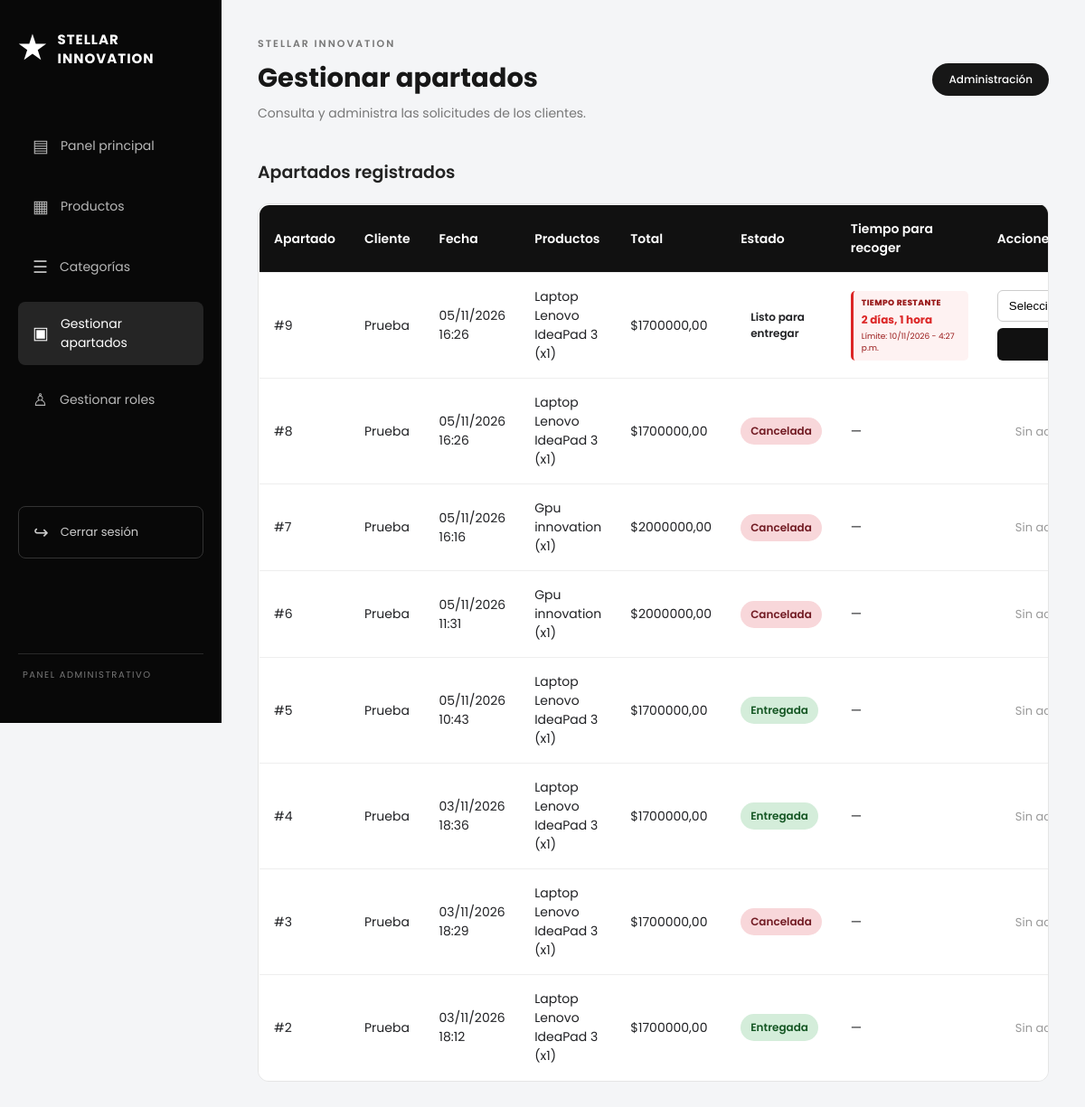
Page /administracion/apartados/ (signed in) on the earlier database version.
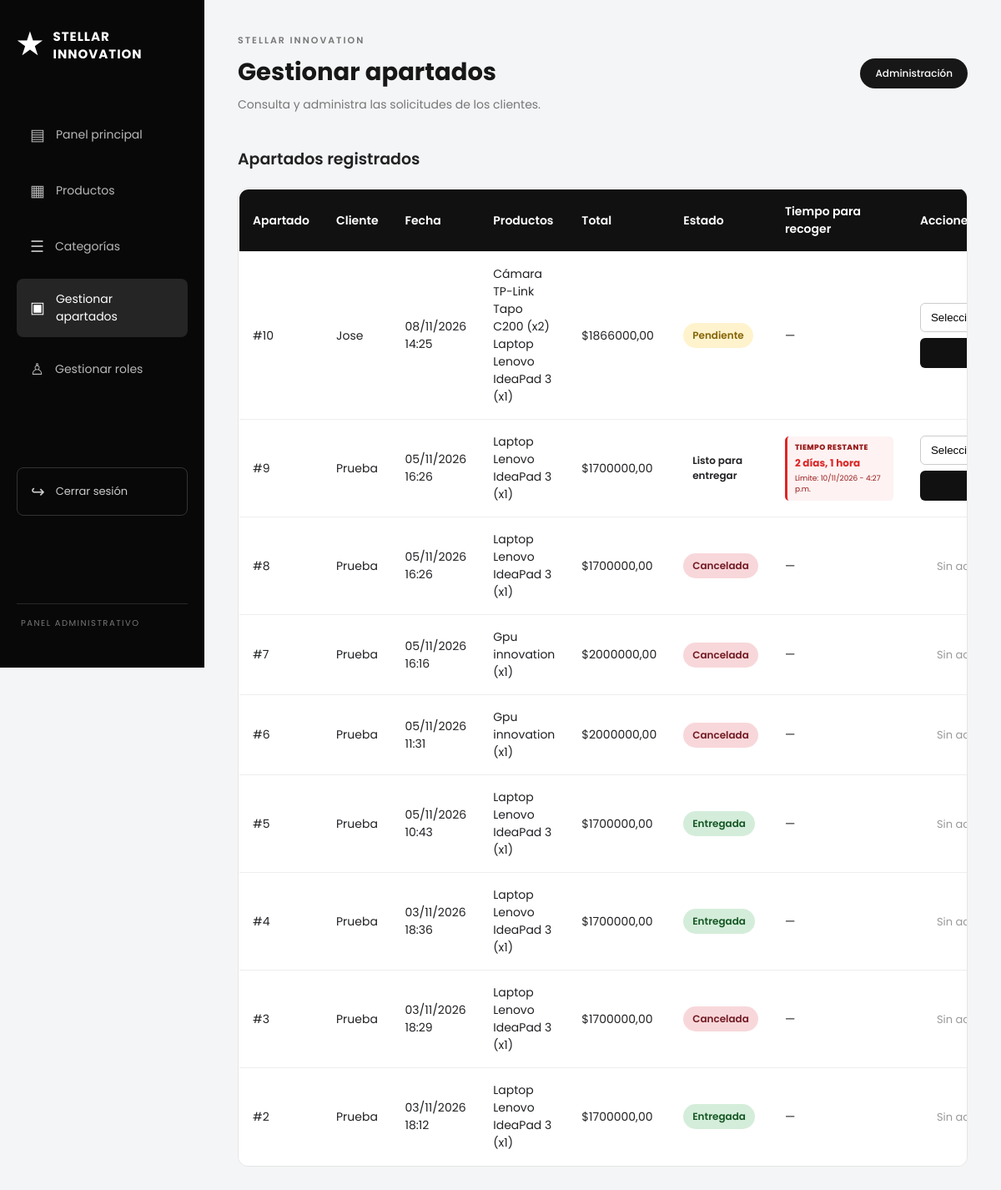
Same page on the later database version.
### main/models.py (models this page shows, shortened)
class Apartado(models.Model):
    ESTADOS = (
        ('pendiente', 'Pendiente'),
        ('listo_para_entregar', 'Listo para entregar'),
        ('entregada', 'Entregada'),
        ('cancelada', 'Cancelada'),
    )
    cliente = models.ForeignKey(User, on_delete=models.CASCADE, related_name='apartados')
    fecha = models.DateTimeField(auto_now_add=True)
    fecha_listo_para_entregar = models.DateTimeField(
        null=True,
        blank=True
    )
    fecha_limite_recogida = models.DateTimeField(
        null=True,
        blank=True
    )
    estado = models.CharField(max_length=20, choices=ESTADOS, default='pendiente')
    @property
    def total(self):
        return sum(d.subtotal for d in self.detalles.all())
    class Meta:
        ordering = ['-fecha']

class DetalleApartado(models.Model):
    apartado = models.ForeignKey(Apartado, on_delete=models.CASCADE, related_name='detalles')
    producto = models.ForeignKey(Producto, on_delete=models.PROTECT)
    cantidad = models.PositiveIntegerField(validators=[MinValueValidator(1)])
    precio_unitario = models.DecimalField(max_digits=12, decimal_places=2)  # precio al apartar
    @property
    def subtotal(self):
        return self.precio_unitario * self.cantidad

class Producto(models.Model):
    nombre = models.CharField(max_length=150)
    marca = models.CharField(max_length=80, blank=True)
    descripcion = models.TextField()
    caracteristicas = models.TextField(blank=True)
    precio = models.DecimalField(max_digits=12, decimal_places=2,
                                 validators=[MinValueValidator(0)])
    stock = models.PositiveIntegerField(default=0)       # nunca negativo
    imagen = models.ImageField(upload_to='productos/', blank=True, null=True)
    categoria = models.ForeignKey(Categoria, on_delete=models.PROTECT,
                                  related_name='productos')
    activo = models.BooleanField(default=True)           # en vez de borrar
    creado = models.DateTimeField(auto_now_add=True)
    class Meta:
        verbose_name = "Producto"
        verbose_name_plural = "Productos"
        ordering = ['nombre']

### main/views.py (the view)
# urls.py: path('administracion/apartados/', views.admin_apartados, name='admin_apartados'),
@admin_required
def admin_apartados(request):
    cancelar_apartados_vencidos()
    apartados = Apartado.objects.select_related(
        'cliente'
    ).prefetch_related(
        'detalles__producto'
    ).order_by('-fecha')
    paginator = Paginator(apartados, 10)
    page_number = request.GET.get('page')
    page_obj = paginator.get_page(page_number)
    contexto = {
        'apartados': page_obj,
        'page_obj': page_obj,
        'now': timezone.now(),
    }
    return render(request, 'main/admin_apartados.html', contexto)

### main/context_processors.py (called while the page is built)
def carrito(request):
    cantidad = 0
    apartados_listos = 0
    if request.user.is_authenticated:
        cantidad = ItemCarrito.objects.filter(
            carrito__cliente=request.user
        ).aggregate(total=Sum('cantidad'))['total'] or 0
        perfil_usuario = getattr(request.user, 'usuario', None)
        if perfil_usuario and perfil_usuario.rol == 'cliente':
            apartados_listos = Apartado.objects.filter(
                cliente=request.user,
                estado='listo_para_entregar'
            ).count()
    return {
        'carrito_cantidad': cantidad,
        'apartados_listos': apartados_listos,
    }

### main/views.py (called while the page is built)
def cancelar_apartados_vencidos():
    ahora = timezone.now()
    apartados_vencidos = Apartado.objects.filter(
        estado='listo_para_entregar',
        fecha_limite_recogida__lte=ahora
    )
    for apartado in apartados_vencidos:
        apartado.cancelar()

### main/templates/main/admin_apartados.html (shortened to what the changed rows need)
{% extends 'main/base_admin.html' %}
{% block content %}
<section class="admin-panel">
    <div class="admin-encabezado">
        <div>
            <h1>Gestionar apartados</h1>
        </div>
    </div>
    <h2 class="admin-subtitulo">Apartados registrados</h2>
    <div class="admin-tabla-contenedor">
        <table class="admin-tabla">
            <thead>
                <tr>
                    <th>Apartado</th>
                    <th>Cliente</th>
                    <th>Fecha</th>
                    <th>Productos</th>
                    <th>Total</th>
                    <th>Estado</th>
                    <th>Tiempo para recoger</th>
                    <th>Acciones</th>
                </tr>
            </thead>
            <tbody>
                {% for apartado in apartados %}
                <tr>
                    <td>#{{ apartado.id }}</td>
                    <td>
                        {{ apartado.cliente.first_name|default:apartado.cliente.username }}
                    </td>
                    <td>{{ apartado.fecha|date:"d/m/Y H:i" }}</td>
                    <td>
                        {% for detalle in apartado.detalles.all %}
                            <div>
                                {{ detalle.producto.nombre }}
                                (x{{ detalle.cantidad }})
                            </div>
                        {% endfor %}
                    </td>
                    <td>${{ apartado.total|floatformat:2 }}</td>
                    <td>
                        <span class="apartado-estado estado-{{ apartado.estado }}">
                            {{ apartado.get_estado_display }}
                        </span>
                    </td>
                    <td>
                        {% if apartado.estado == 'listo_para_entregar' and apartado.fecha_limite_recogida %}
                            {% if apartado.fecha_limite_recogida > now %}
                                <div class="admin-tiempo-recogida">
                                    <span>TIEMPO RESTANTE</span>
                                    <strong>{{ apartado.fecha_limite_recogida|timeuntil }}</strong>
                                    <small>
                                        Límite:
                                        {{ apartado.fecha_limite_recogida|date:"d/m/Y - g:i a" }}
                                    </small>
                                </div>
                            {% endif %}
                        {% else %}
                            <span class="sin-tiempo">—</span>
                        {% endif %}
                    </td>
                    <td>
                        {% if apartado.estado == 'pendiente' %}
                            <form method="POST"
                                action="{% url 'admin_apartado_cambiar_estado' apartado.id %}"
                                class="apartado-form">
                                <select name="estado" required>
                                    <option value="">Seleccionar</option>
                                </select>
                                <button type="submit" class="btn-apartado-guardar">
                                </button>
                            </form>
                        {% elif apartado.estado == 'listo_para_entregar' %}
                            <form method="POST"
                                action="{% url 'admin_apartado_cambiar_estado' apartado.id %}"
                                class="apartado-form">
                                <select name="estado" required>
                                    <option value="">Seleccionar</option>
                                </select>
                                <button type="submit" class="btn-apartado-guardar">
                                </button>
                            </form>
                        {% else %}
                            <span class="admin-vacio">Sin acciones</span>
                        {% endif %}
                    </td>
                </tr>
                {% empty %}
                <tr>
                    <td colspan="7" class="admin-vacio">
                        Todavía no hay apartados registrados.
                    </td>
                </tr>
                {% endfor %}
            </tbody>
        </table>
    </div>
</section>
{% endblock %}

Differences in the rows shown:
added Apartado: id "10", cliente.first_name "Jose", fecha "08/11/2026 14:25", total "1866000,00", estado "Pendiente"
added DetalleApartado: producto.nombre "Cámara TP-Link Tapo C200", cantidad "2", shown under "10"
added DetalleApartado: producto.nombre "Laptop Lenovo IdeaPad 3", cantidad "1", shown under "10"
